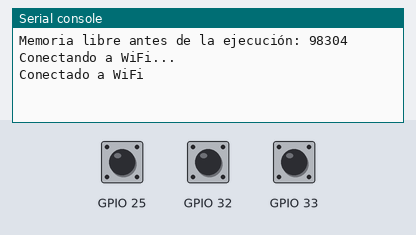
A program run on a simulated ESP32 board running MicroPython. Shown: the last lines printed to the serial console. The inputs (shaded band) are chosen by the test bench; at power-on: GPIO 25 HIGH, GPIO 32 HIGH, GPIO 33 HIGH. WiFi joins after 1.5 s; the clock reads 2024-03-15 10:24:30 at power-on unless the program sets it; no MQTT or app messages arrive unless stated.

Above: at 2.7 s.
2.8 s: GPIO 25 pulled LOW for 0.15 s
At 4.1 s:
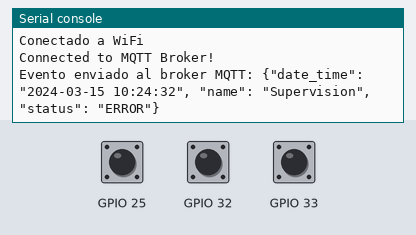
4.4 s: GPIO 32 pulled LOW for 0.15 s
At 4.8 s:
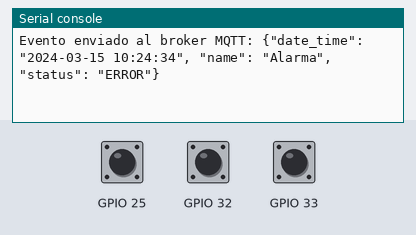
6.0 s: GPIO 33 pulled LOW for 0.15 s
At 7.2 s:
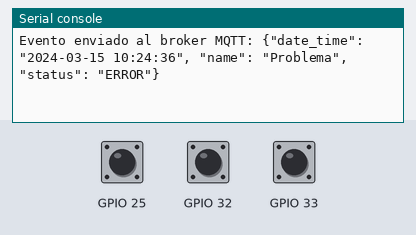
7.6 s: GPIO 25 pulled LOW for 1 s
At 9.2 s:
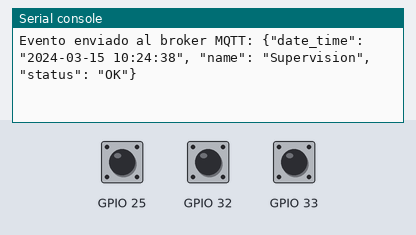
10.1 s: GPIO 32 pulled LOW for 1 s
At 12.3 s:
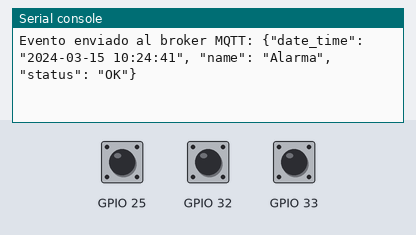
12.6 s: GPIO 33 pulled LOW for 1 s
At 14.2 s:
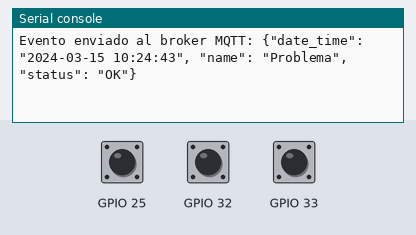

The program:

main.py
```python
import utime
from wifi_manager import WiFiManager
from mqtt_manager import MQTTManager
from relay_manager import RelayManager
from performance_monitor import check_performance
import json

# Configuración de red WiFi
SSID = "PABLO-2.4G"
PASSWORD = "47009410"

# Configuración del broker MQTT
MQTT_BROKER = "node02.myqtthub.com"
MQTT_PORT = 8883
MQTT_CLIENT_ID = "ESP32-PQ1"
MQTT_USER = "ESP32-1"
MQTT_PASSWORD = "esp32"

# Configuración de los pines de los relés
RELAY_PINS = [32, 33, 25]
RELAY_NAMES = {
    32: "Alarma",
    33: "Problema",
    25: "Supervision"
}

# Crear instancias de los gestores
wifi_manager = WiFiManager(SSID, PASSWORD)
mqtt_manager = MQTTManager(MQTT_BROKER, MQTT_PORT, MQTT_CLIENT_ID, MQTT_USER, MQTT_PASSWORD)
relay_manager = RelayManager()

def get_formatted_time():
    # Obtener la hora local como tuple (año, mes, día, hora, minuto, segundo, milisegundo)
    year, month, mday, hour, minute, second, _, _ = utime.localtime()
    # Formatear la fecha y hora
    return "{:04d}-{:02d}-{:02d} {:02d}:{:02d}:{:02d}".format(year, month, mday, hour, minute, second)

# Configurar y agregar callbacks para los relés
def relay_callback(pin, pin_num):
    status = "OK" if pin.value() else "ERROR"
    message = {
        "date_time": get_formatted_time(),
        "name": RELAY_NAMES.get(pin_num, "Unknown Relay"),
        "status": status
    }
    mqtt_manager.publish_event(f"EMPRESA_TEST/{MQTT_CLIENT_ID}/eventos", json.dumps(message))

def main():
    wifi_manager.connect_wifi()  # Conecta y sincroniza la hora inicial
    for relay_pin in RELAY_PINS:
        pin = relay_manager.setup_relay(relay_pin, relay_callback)
    while True:
        utime.sleep(60)  # Ciclo de espera para mantener el programa en ejecución

if __name__ == "__main__":
    check_performance(main)
```

wifi_manager.py
```python
import network
import ntptime

class WiFiManager:
    def __init__(self, ssid, password):
        self.ssid = ssid
        self.password = password
        self.wifi_connected = False
        self.time_synced = False

    def connect_wifi(self):
        if not self.wifi_connected:
            sta_if = network.WLAN(network.STA_IF)
            if not sta_if.isconnected():
                print("Conectando a WiFi...")
                sta_if.active(True)
                sta_if.connect(self.ssid, self.password)
                while not sta_if.isconnected():
                    pass
                print("Conectado a WiFi")
                self.wifi_connected = True
                if not self.time_synced:
                    ntptime.settime()  # Sincronizar el tiempo una vez conectado
                    self.time_synced = True
        return self.wifi_connected
```

mqtt_manager.py
```python
from umqtt.robust import MQTTClient
import time

class MQTTManager:
    def __init__(self, broker, port, client_id, user, password):
        self.broker = broker
        self.port = port
        self.client_id = client_id
        self.user = user
        self.password = password
        self.client = None

    def ensure_client(self):
        if self.client is None:
            self.client = MQTTClient(self.client_id.encode('utf-8'), self.broker, self.port,
                                     user=self.user.encode('utf-8'), password=self.password.encode('utf-8'), ssl=True)
            self.connect_mqtt()

    def connect_mqtt(self):
        try:
            self.client.connect()
            print("Connected to MQTT Broker!")
        except Exception as e:
            print(f"Failed to connect to MQTT: {str(e)}")
            self.client = None
            time.sleep(5)  # Delay before retry
            self.ensure_client()

    def publish_event(self, topic, message):
        try:
            self.ensure_client()  # Ensure that client is connected
            self.client.publish(topic, message, qos=1)
            print(f"Evento enviado al broker MQTT: {message}")
        except Exception as e:
            print(f"Failed to publish: {str(e)}")
            self.client = None
            self.ensure_client()  # Reconnect on failure
```

relay_manager.py
```python
from machine import Pin
import time

class RelayManager:
    def __init__(self):
        self.relays = {}
        self.relay_states = {}
        self.last_trigger_time = {}

    def setup_relay(self, pin_num, callback):
        pin = Pin(pin_num, Pin.IN, Pin.PULL_UP)
        self.relays[pin_num] = pin
        self.relay_states[pin_num] = pin.value()
        pin.irq(trigger=Pin.IRQ_RISING | Pin.IRQ_FALLING, handler=lambda p: self.debounce(pin_num, p, callback))
        return pin

    def debounce(self, pin_num, pin, callback):
        current_time = time.ticks_ms()
        if current_time - self.last_trigger_time.get(pin_num, 0) > 300 and self.relay_states[pin_num] != pin.value():  # 300 ms debounce period
            self.relay_states[pin_num] = pin.value()  # Actualizar el estado del relay
            callback(pin, pin_num)
            self.last_trigger_time[pin_num] = current_time
```

performance_monitor.py
```python
import gc
import utime

def check_performance(func, *args, **kwargs):
    gc.collect()  # Recolecta basura y mide memoria libre antes de la ejecución
    free_memory_before = gc.mem_free()
    print("Memoria libre antes de la ejecución:", free_memory_before)

    start_time = utime.ticks_ms()  # Tiempo de inicio en milisegundos
    func(*args, **kwargs)  # Ejecutar la función con argumentos proporcionados
    end_time = utime.ticks_ms()  # Tiempo de fin en milisegundos
    execution_time = utime.ticks_diff(end_time, start_time)  # Calcula la diferencia de tiempo

    gc.collect()  # Recolecta basura y mide memoria libre después de la ejecución
    free_memory_after = gc.mem_free()
    print(f"Tiempo de ejecución de {func.__name__}: {execution_time} ms")
    print("Memoria libre después de la ejecución:", free_memory_after)

    memory_change = free_memory_before - free_memory_after
    print(f"Cambio en la memoria usada: {memory_change} bytes")
```

Measured:
- after the input at 2.8 s, the serial console: prints a new line after 0.15 s (image 1)
- after the input at 4.4 s, the serial console: prints a new line at once (image 2)
- after the input at 6.0 s, the serial console: prints a new line at once (image 3)
- after the input at 7.6 s, the serial console: prints a new line after 1.0 s (image 4)
- after the input at 10.1 s, the serial console: prints a new line after 1.0 s (image 5)
- after the input at 12.6 s, the serial console: prints a new line after 1.0 s (image 6)
